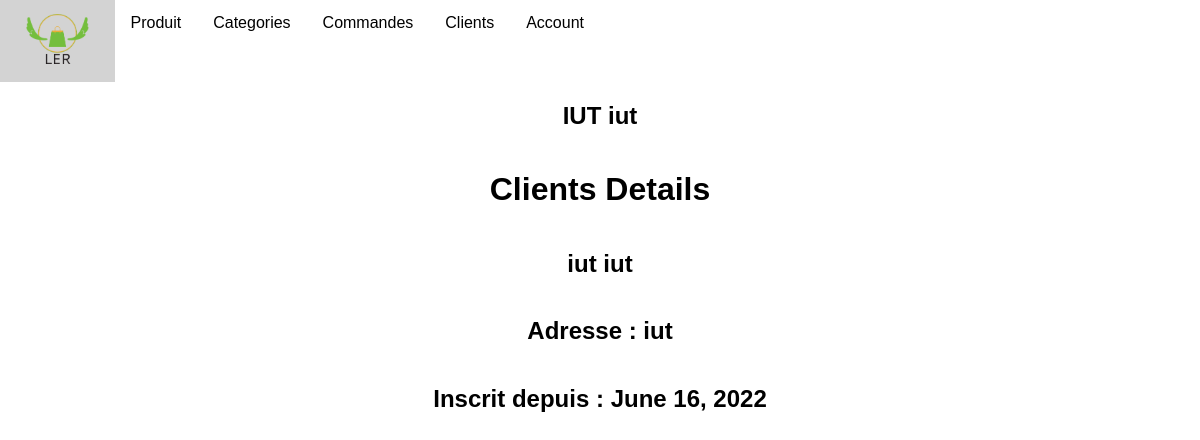
The page /employer/clients/detail/1/ on the database its author committed.
### employer/models.py (models this page shows)
class Clients(models.Model):
    nom = models.CharField(max_length=30)
    prenom = models.CharField(max_length=30)
    date_insci = models.DateField()
    addr = models.CharField(max_length=50)
    username = models.TextField(null=False)
    def __str__(self) -> str:
        return str(str(self.prenom).upper()+" " +str(self.nom))

### employer/views/clients/clients_detail.py (the view)
# urls.py: path('clients/detail/<int:pk>/', ClientsDetailView.as_view(), name='clients_detail'),
class ClientsDetailView(DetailView):
    model = Clients
    template_name = "clients/clients_detail.html"

### Drive/templates/clients/clients_detail.html (shortened to what this page needs)
{% extends "main.html" %}
{% block content %}
<h2 class="form-title">{{object}}</h2>
<h1>Clients Details</h1>
<h2>{{object.nom}} {{object.prenom}}</h2>
<h2>Adresse : {{object.addr}}</h2>
<h2>Inscrit depuis : {{object.date_insci}}</h2>
{% endblock %}

### employer/static/css/main.css (style rules this page uses)
body { font-family: Arial, Helvetica, sans-serif; margin: 0; }

### rows shown on the page
Clients: prenom+nom "IUT iut", nom "iut", prenom "iut", addr "iut", date_insci "June 16, 2022"
